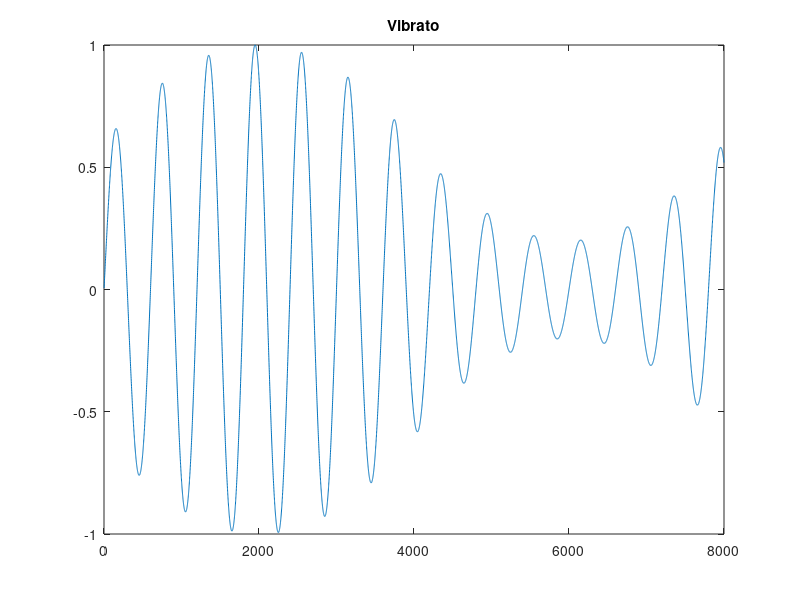
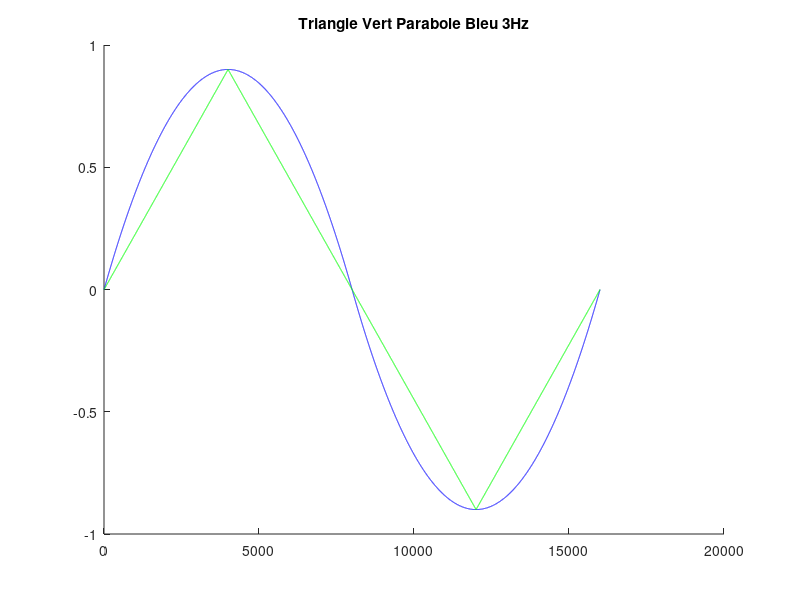

Source code (MATLAB) for these figures, in order:
clear all;
close all;

Triangle=0;
Parabole=0;
Shell=0;
N=16000;
Ns=8000;

%%
%%%%%%%%%%%%%%%%%%%%%%%%%%%%%%%%%%%%%%%%%%%%%%%%%%%%%%%%%%%%%%%%%%
%                           Triangle                             %
%%%%%%%%%%%%%%%%%%%%%%%%%%%%%%%%%%%%%%%%%%%%%%%%%%%%%%%%%%%%%%%%%%
Toff=0;
for i=1:N
    
if Toff==16000
    Toff=0;
end
if Toff<4001
    T   =  0   +   Toff            *   0.9/4000;
elseif Toff>12000
    T   = -0.9 +   (Toff-12000)    *   0.9/4000;
else
    T   =  0.9 -   (Toff-4000)     *   0.9/4000;
end
Triangle=[Triangle T];
Toff=Toff+1;
end;
%%
%%%%%%%%%%%%%%%%%%%%%%%%%%%%%%%%%%%%%%%%%%%%%%%%%%%%%%%%%%%%%%%%%%
%                           Parabole                             %
%%%%%%%%%%%%%%%%%%%%%%%%%%%%%%%%%%%%%%%%%%%%%%%%%%%%%%%%%%%%%%%%%%
Toff=0;
for i=1:N
    
if Toff==16000
    Toff=0;
end
if Toff<8001
    %T= 0.9-((Toff-4000)*sqrt(0.9)/4000)^2;                     % T = 0.8 -(T^2/4000^2 - 2T/4000 +1) 
    %T = -Toff*Toff*0.0000000625+Toff*0.0005;                   % T = 1 - T^2/4000^2 + 2T/4000 -1
    T = -Toff*0.00000005625;
    T = (T+0.00045)*Toff;
else
    %T = -0.9+((Toff-12000)*sqrt(0.9)/4000)^2;                  % T = -1 +((Toff/4000-3))^2
    %T =  Toff*Toff*0.00000005625-Toff*0.00135+8;                 % T = -1 + T^2/4000^2 -2T/4000 +3*3
    T = Toff*0.00000005625;
    T = (T-0.00135)*Toff+7.2;
end
Parabole=[Parabole T];
Toff=Toff+1;
end
%%
%%%%%%%%%%%%%%%%%%%%%%%%%%%%%%%%%%%%%%%%%%%%%%%%%%%%%%%%%%%%%%%%%%
%                 Vibrato - Shell                                %
%%%%%%%%%%%%%%%%%%%%%%%%%%%%%%%%%%%%%%%%%%%%%%%%%%%%%%%%%%%%%%%%%%
Toff=0;
for i=1:Ns
    
if Toff==8000
    Toff=0;
end
if Toff<4001
    %T= 1-((Toff-2000)/2000)^2;                               % T = 1 -(T^2/2000^2 - 2T/2000 +1) 
    %T = -Toff*Toff*0.00000025+Toff*0.0001;                   % T = 1 - T^2/4000^2 + 2T/4000 -1
    T = -Toff*0.00000025;
    T = (T+0.001)*Toff;
else
    %T = -1+((Toff-6000)/2000)^2;                            % T = -1 +((Toff/2000-3))^2
    %T =  Toff*Toff*0.00000025-Toff*0.003+8;                 % T = -1 + T^2/2000^2 -2T/2000 +3*3
    T = Toff*0.00000025;
    T = (T-0.003)*Toff+8;
end
Shell=[Shell T];
Toff=Toff+1;
end
%%%%%%%%%%%%%%%%%%%%%%%%%%%%%%%%%%%%%%%%%%%%%%%%%%%%%%%%%%%%%%%%%%
%                           Vibrato                              %
%%%%%%%%%%%%%%%%%%%%%%%%%%%%%%%%%%%%%%%%%%%%%%%%%%%%%%%%%%%%%%%%%%

Gain=1.5
Vibrato=sin(2*pi*(80/48000)*(1:Ns)).*(Shell(2:Ns+1)+Gain)/(1+Gain);
figure;
plot(Vibrato)
title('Vibrato')

%%%%%%%%%%%%%%%%%%%%%%%%%%%%%%%%%%%%%%%%%%%%%%%%%%%%%%%%%%%%%%%%%%
%                             Plot                               %
%%%%%%%%%%%%%%%%%%%%%%%%%%%%%%%%%%%%%%%%%%%%%%%%%%%%%%%%%%%%%%%%%%

figure;
hold on
plot(Parabole,'b')
plot(Triangle,'g')
hold off
title('Triangle Vert Parabole Bleu 3Hz')